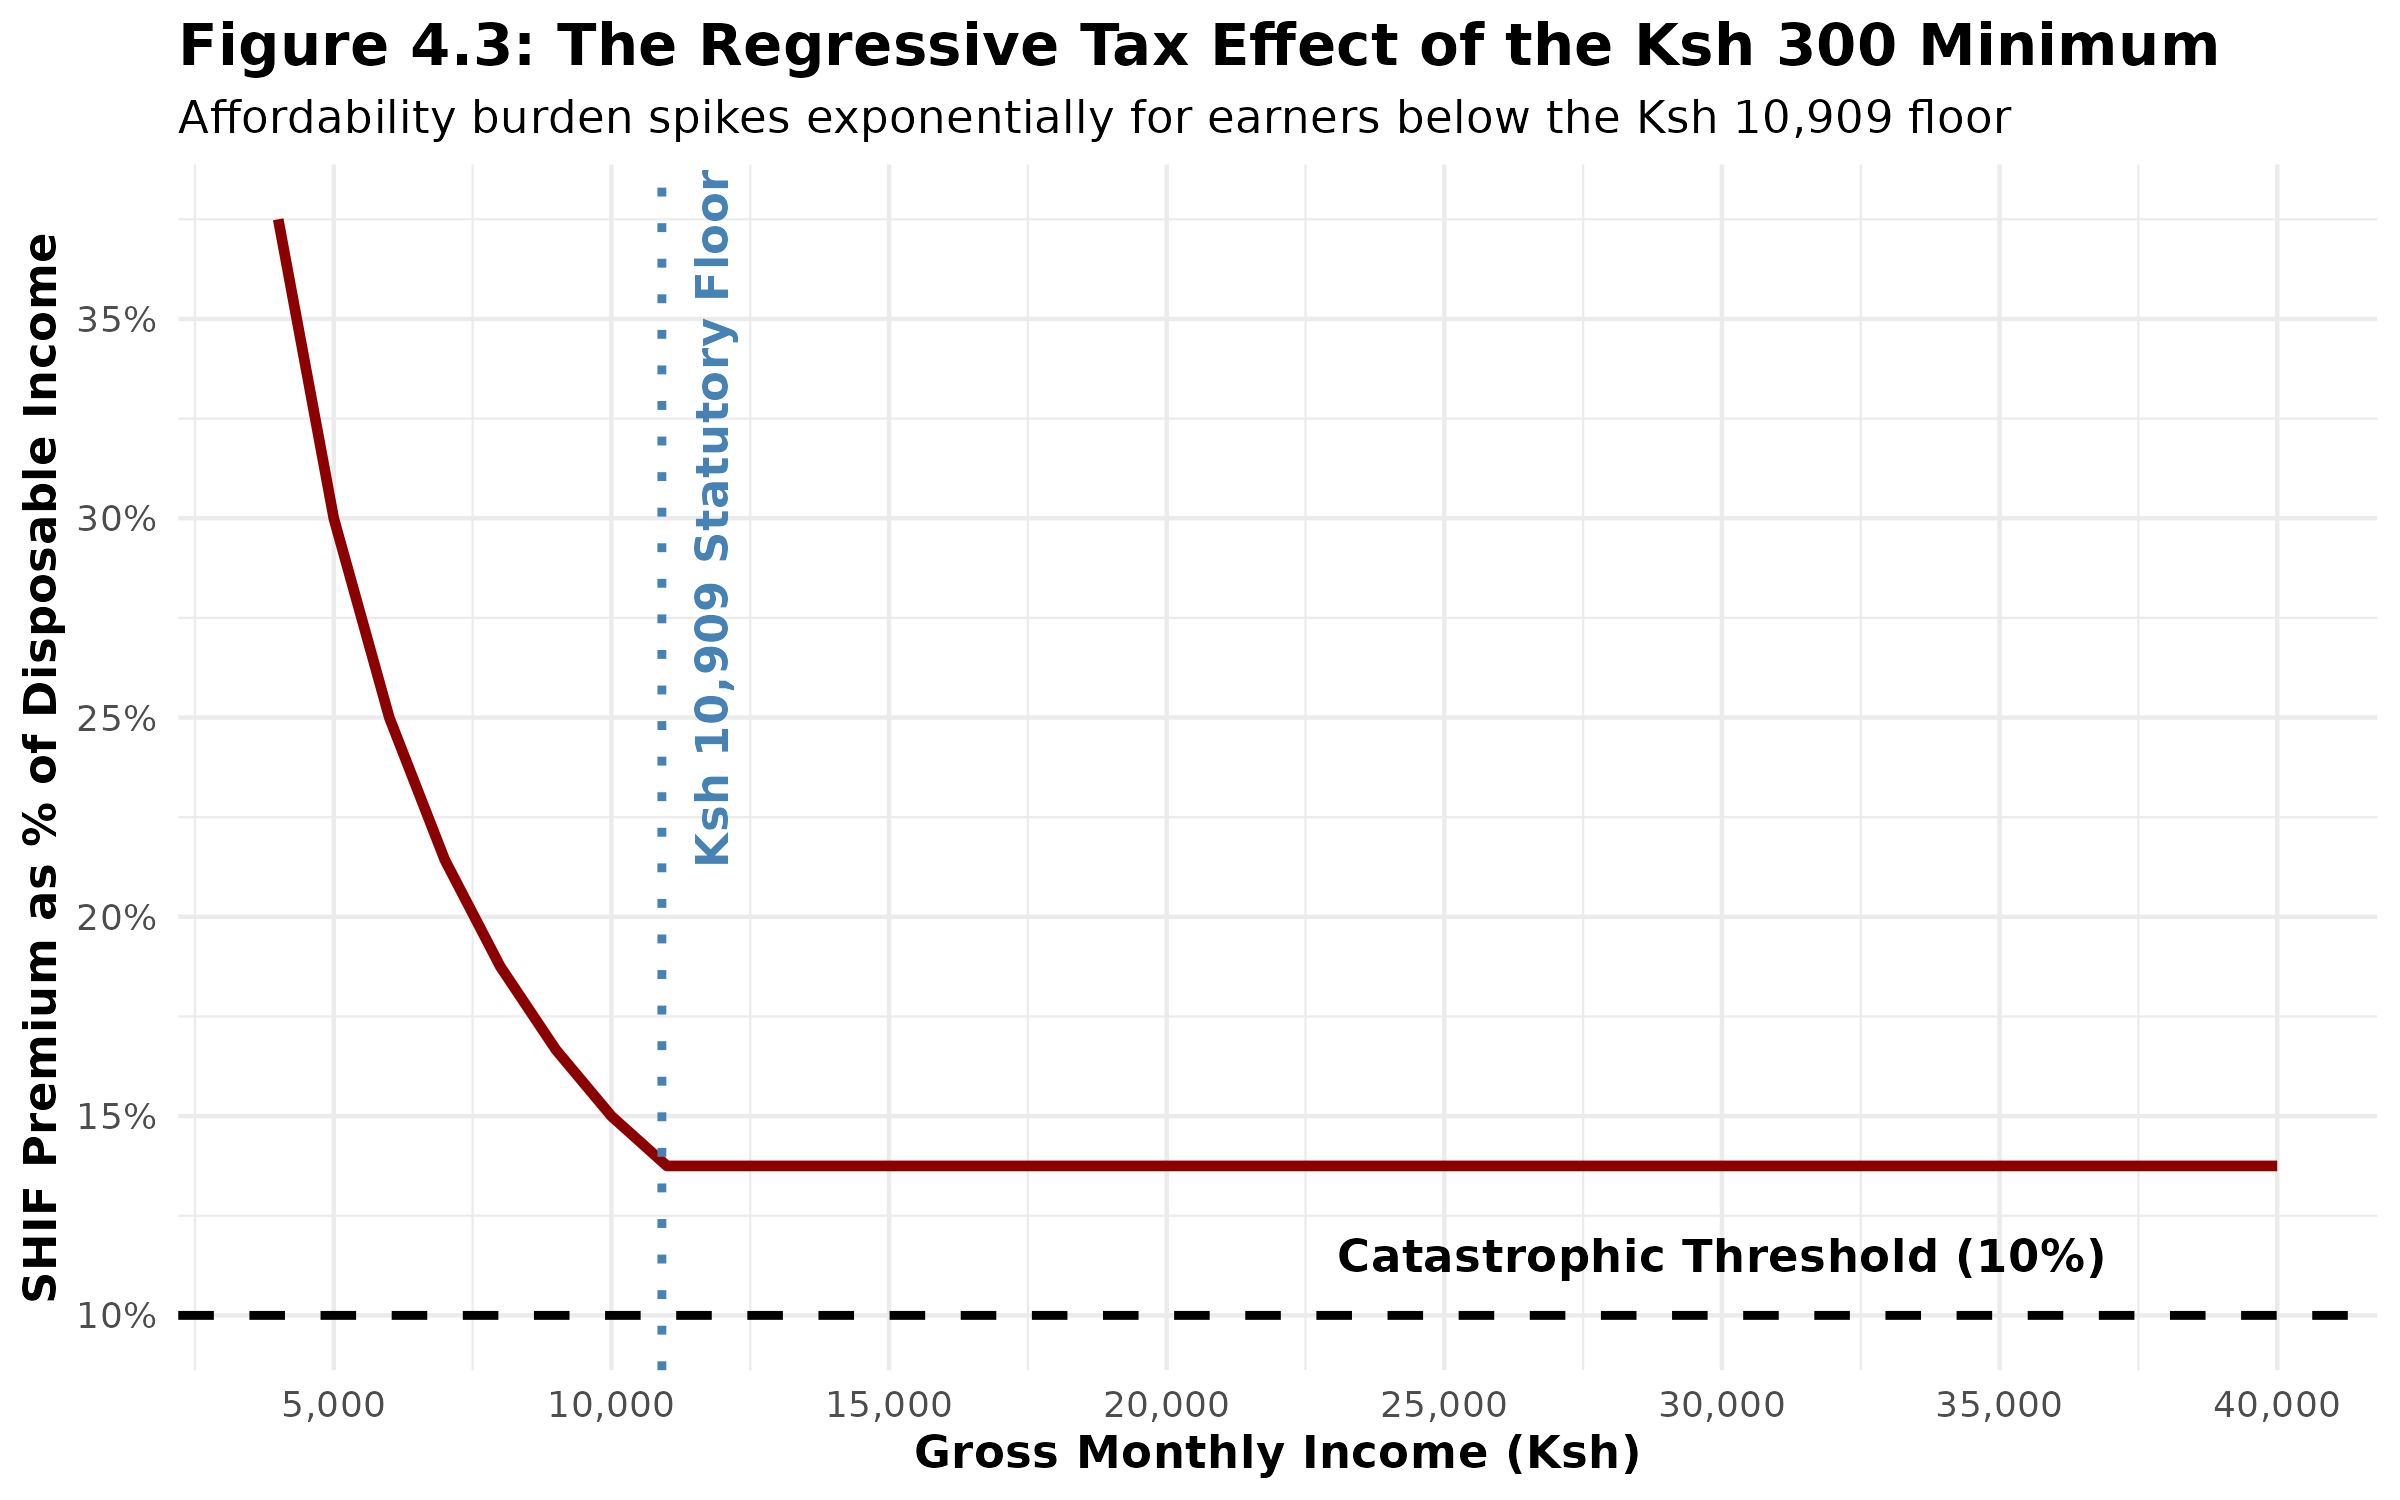

The R source for this figure:
# Load required libraries
library(ggplot2)
library(scales)

# 1. Simulate Income Brackets (Ksh 4,000 to Ksh 40,000)
incomes <- seq(4000, 40000, by = 1000)

# 2. Apply the SHIF Math and Affordability Rules
# Assuming a conservative 80% of income goes to basic survival (Food, Rent)
survival_rate <- 0.80
disposable_incomes <- incomes * (1 - survival_rate)

# SHIF Contribution (Max of 2.75% or 300)
shif_contributions <- pmax(incomes * 0.0275, 300)

# Affordability Burden (% of Disposable Income)
affordability_burden <- (shif_contributions / disposable_incomes) * 100

# 3. Create DataFrame
df_affordability <- data.frame(Income = incomes, Burden = affordability_burden)

# 4. Generate the Plot (Figure 4.4)
affordability_plot <- ggplot(df_affordability, aes(x = Income, y = Burden)) +
  geom_line(color = "darkred", linewidth = 1.2) +
  
  # Add the Catastrophic Expenditure Threshold (10%)
  geom_hline(yintercept = 10, linetype = "dashed", color = "black", linewidth = 1) +
  annotate("text", x = 30000, y = 11.5, label = "Catastrophic Threshold (10%)", fontface = "bold") +
  
  # Highlight the Ksh 10,909 Statutory Floor Tipping Point
  geom_vline(xintercept = 10909, linetype = "dotted", color = "steelblue", linewidth = 1) +
  annotate("text", x = 11800, y = 30, label = "Ksh 10,909 Statutory Floor", color = "steelblue", angle = 90, fontface="bold") +
  
  # Formatting the axes
  scale_x_continuous(labels = scales::comma, breaks = seq(5000, 40000, by = 5000)) +
  scale_y_continuous(labels = function(x) paste0(x, "%"), breaks = seq(0, 40, by = 5)) +
  
  # Titles and Labels
  labs(
    title = "Figure 4.3: The Regressive Tax Effect of the Ksh 300 Minimum",
    subtitle = "Affordability burden spikes exponentially for earners below the Ksh 10,909 floor",
    x = "Gross Monthly Income (Ksh)",
    y = "SHIF Premium as % of Disposable Income"
  ) +
  theme_minimal() +
  theme(
    plot.title = element_text(face = "bold", size = 14),
    axis.title = element_text(face = "bold")
  )

# Display in VS Code
print(affordability_plot)

# Save the high-resolution image to your folder
ggsave("Affordability_Curve.png", plot = affordability_plot, width = 8, height = 5, dpi = 300, bg="white")

print("Analysis complete. Check your folder for Affordability_Curve.png")
